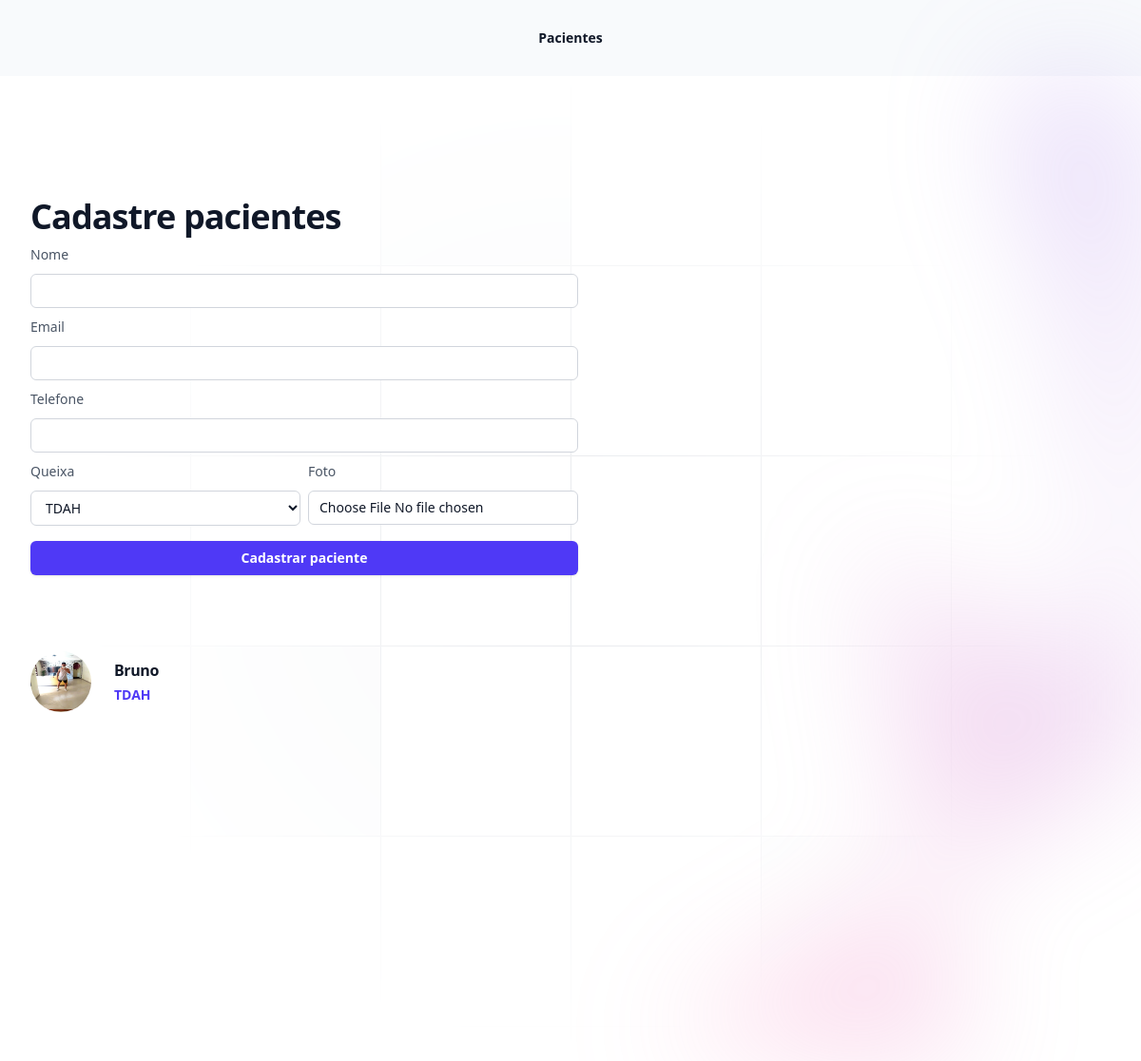
The app's page /pacientes/ with its own data.
### pacientes/models.py (models this page shows, shortened)
class Pacientes(models.Model):
    queixa_choices = (
        ('TDAH', 'TDAH'),
        ('D', 'Depressão'),
        ('A', 'Ansiedade'),
        ('TAG', 'Transtorno de ansiedade generalizada')
    )
    nome = models.CharField(max_length=255)
    email = models.EmailField(null=True, blank=True)
    telefone = models.CharField(max_length=255, null=True, blank=True)
    queixa = models.CharField(max_length=4, choices=queixa_choices, default='TDAH')
    foto = models.ImageField(upload_to='fotos')
    pagamento_em_dia = models.BooleanField(default=True)

### pacientes/views.py (the view, shortened to what this page needs)
# urls.py: path('pacientes/', include('pacientes.urls') )
def pacientes(request):
    if request.method == "GET":
        pacientes_list = Pacientes.objects.all()
        return render(request, 'pacientes.html', {'queixas': Pacientes.queixa_choices,'pacientes': pacientes_list})

### pacientes/templates/pacientes.html (shortened to what this page needs)
{% extends "base.html" %}
{% block 'body' %}
    <div class="relative isolate">
        <div class="pointer-events-none absolute left-1/2 right-0 top-0 -z-10 -ml-24 transform-gpu overflow-hidden blur-3xl lg:ml-24 xl:ml-48" aria-hidden="true">
            <div class="aspect-[801/1036] w-[50.0625rem] bg-gradient-to-tr from-[#ff80b5] to-[#9089fc] opacity-30" style="clip-path: polygon(63.1% 29.5%, 100% 17.1%, 76.6% 3%, 48.4% 0%, 44.6% 4.7%, 54.5% 25.3%, 59.8% 49%, 55.2% 57.8%, 44.4% 57.2%, 27.8% 47.9%, 35.1% 81.5%, 0% 97.7%, 39.2% 100%, 35.2% 81.4%, 97.2% 52.8%, 63.1% 29.5%)"></div>
        </div>
    <div class="py-24 sm:py-32">
        <div class="mx-auto grid max-w-7xl gap-20 px-6 lg:px-8 xl:grid-cols-3">
          <div class="max-w-xl">
            <h2 class="text-pretty text-3xl font-semibold tracking-tight text-gray-900 sm:text-4xl">Cadastre pacientes</h2>
            <form action="{% url 'pacientes' %}" method="POST"enctype='multipart/form-data'> {% csrf_token %}
                <label for="nome" class="block mt-2 text-sm/6 font-medium text-gray-600">Nome</label>
                <div class="mt-2">
                    <input type="text" name="nome" id="nome" autocomplete="given-name" class="block w-full rounded-md bg-white px-3 py-1.5 text-base text-gray-900 outline outline-1 -outline-offset-1 outline-gray-300 placeholder:text-gray-400 focus:outline focus:outline-2 focus:-outline-offset-2 focus:outline-indigo-600 sm:text-sm/6">
                </div>
                <label for="email" class="block mt-2 text-sm/6 font-medium text-gray-600">Email</label>
                <div class="mt-2">
                    <input type="email" name="email" id="email" class="block w-full rounded-md bg-white px-3 py-1.5 text-base text-gray-900 outline outline-1 -outline-offset-1 outline-gray-300 placeholder:text-gray-400 focus:outline focus:outline-2 focus:-outline-offset-2 focus:outline-indigo-600 sm:text-sm/6">
                </div>
                <label for="telefone" class="block mt-2 text-sm/6 font-medium text-gray-600">Telefone</label>
                <div class="mt-2">
                    <input type="text" name="telefone" id="telefone" class="block w-full rounded-md bg-white px-3 py-1.5 text-base text-gray-900 outline outline-1 -outline-offset-1 outline-gray-300 placeholder:text-gray-400 focus:outline focus:outline-2 focus:-outline-offset-2 focus:outline-indigo-600 sm:text-sm/6">
                </div>
                <div class="grid grid-cols-2 gap-2">
                    <div>
                        <label for="telefone" class="block mt-2 text-sm/6 font-medium text-gray-600">Queixa</label>
                        <div class="mt-2">
                            <select name="queixa" class="block w-full rounded-md bg-white px-3 py-2 text-base text-gray-900 outline outline-1 -outline-offset-1 outline-gray-300 placeholder:text-gray-400 focus:outline focus:outline-2 focus:-outline-offset-2 focus:outline-indigo-600 sm:text-sm/6">
                              {% for queixa in queixas %}
                                 <option value="{{queixa.0}}">{{queixa.1}}</option>
                              {% endfor %}
                            </select>
                        </div>
                    </div>
                    <div>
                        <label for="foto" class="block mt-2 text-sm/6 font-medium text-gray-600">Foto</label>
                        <div class="mt-2">
                            <input type="file" required name="foto" id="foto" class="block w-full rounded-md bg-white px-3 py-1.5 text-base text-gray-900 outline outline-1 -outline-offset-1 outline-gray-300 placeholder:text-gray-400 focus:outline focus:outline-2 focus:-outline-offset-2 focus:outline-indigo-600 sm:text-sm/6">
                        </div>
                    </div>
                </div>
                <button type="submit" class="inline-flex justify-center rounded-md bg-indigo-600 mt-4 cursor-pointer px-3 py-2 w-full text-sm font-semibold text-white shadow-sm hover:bg-indigo-500 focus-visible:outline focus-visible:outline-2 focus-visible:outline-offset-2 focus-visible:outline-indigo-600">Cadastrar paciente</button>
            </form>
        </div>
          <ul role="list" class="grid gap-x-8 gap-y-12 sm:grid-cols-2 sm:gap-y-16 xl:col-span-2">
            {% for paciente in pacientes %}
                <li>
                    <div class="flex items-center gap-x-6">
                        <img class="size-16 rounded-full" src="{{paciente.foto.url}}" alt="">
                        <div>
                        <a href="{% url 'paciente_view' paciente.id %}" class="text-base/7 font-semibold tracking-tight text-gray-900">{{paciente.nome}}</a>
                        <p class="text-sm/6 font-semibold text-indigo-600">{{paciente.queixa}}</p>
                        </div>
                    </div>
                </li>
            {%endfor%}
            </ul>
        </div>
      </div>
    </div>
{% endblock 'body' %}

### records on screen
Pacientes: foto (picture), nome "Bruno", queixa "TDAH"

### other values on screen
form field queixa "TDAH"
